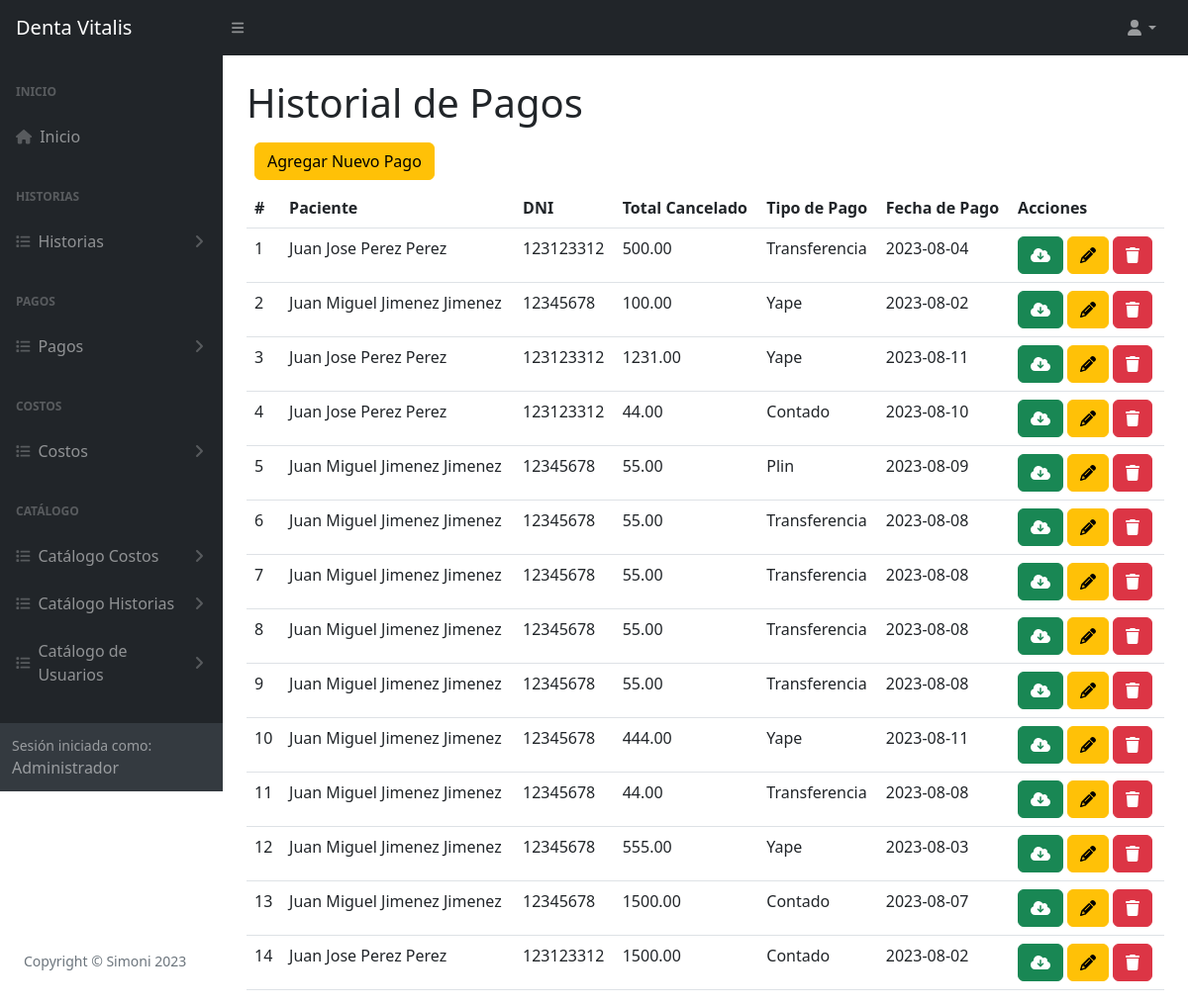
The app's page /historialPagos (signed in) with its own data.
### tables this page shows
CREATE TABLE `tba_pago`  (
  `IdPago` int NOT NULL AUTO_INCREMENT,
  `IdPaciente` int NOT NULL,
  `IdTipoPago` int NOT NULL,
  `TotalPago` decimal(10, 2) NOT NULL,
  `FechaPago` date NOT NULL,
  `ObservacionPago` varchar(200) NULL DEFAULT NULL,
  `ComprobantePago` varchar(255) NULL DEFAULT NULL,
  `FechaCreacion` datetime NOT NULL,
  `FechaActualizacion` datetime NOT NULL,
  PRIMARY KEY (`IdPago`) USING BTREE,
  INDEX `tba_pago_fkPaciente`(`IdPaciente`) USING BTREE,
  INDEX `tba_pago_fkTipoPago`(`IdTipoPago`) USING BTREE,
  CONSTRAINT `tba_pago_fkPaciente` FOREIGN KEY (`IdPaciente`) REFERENCES `tba_paciente` (`IdPaciente`) ON DELETE RESTRICT ON UPDATE RESTRICT,
  CONSTRAINT `tba_pago_fkTipoPago` FOREIGN KEY (`IdTipoPago`) REFERENCES `tba_tipodepago` (`IdTipoPago`) ON DELETE RESTRICT ON UPDATE RESTRICT
);

CREATE TABLE `tba_paciente`  (
  `IdPaciente` int NOT NULL AUTO_INCREMENT,
  `NombrePaciente` varchar(100) NOT NULL,
  `ApellidoPaciente` varchar(100) NOT NULL,
  `DNIPaciente` int NOT NULL,
  `SexoPaciente` varchar(12) NULL DEFAULT NULL,
  `EdadPaciente` varchar(11) NULL DEFAULT NULL,
  `FechaNacimiento` date NULL DEFAULT NULL,
  `CelularPaciente` varchar(11) NOT NULL,
  `DomicilioPaciente` varchar(255) NULL DEFAULT NULL,
  `LugarProcedencia` varchar(100) NULL DEFAULT NULL,
  `LugarNacimiento` varchar(80) NULL DEFAULT NULL,
  `GradoInstruccion` varchar(20) NULL DEFAULT NULL,
  `RazaPaciente` varchar(20) NULL DEFAULT NULL,
  `OcupacionPaciente` varchar(20) NULL DEFAULT NULL,
  `ReligionPaciente` varchar(20) NULL DEFAULT NULL,
  `EstadoCivil` varchar(20) NULL DEFAULT NULL,
  `NumeroContactoPaciente` varchar(11) NULL DEFAULT NULL,
  `NombreContactoPaciente` varchar(100) NULL DEFAULT NULL,
  `UsuarioCreado` int NOT NULL,
  `UsuarioActualiza` int NOT NULL,
  `FechaCreacion` datetime NOT NULL,
  `FechaActualizacion` datetime NOT NULL,
  PRIMARY KEY (`IdPaciente`) USING BTREE
);

CREATE TABLE `tba_tipodepago`  (
  `IdTipoPago` int NOT NULL AUTO_INCREMENT,
  `DescripcionTipo` varchar(30) NOT NULL,
  PRIMARY KEY (`IdTipoPago`) USING BTREE
);

### controller/plantilla.controller.php (called while the page is built)
<?php
class ControllerPlantilla
{
  static public function ctrPlantilla()
  {
    include "view/plantilla.php";
  }
}

### index.php (called while the page is built, shortened)
<?php
require_once "controller/plantilla.controller.php";
require_once "controller/pagos.controller.php";
require_once "model/pagos.model.php";
$plantilla = new ControllerPlantilla();
$plantilla -> ctrPlantilla();

### controller/pagos.controller.php (called while the page is built, shortened)
<?php
class ControllerPagos
{
  public static function ctrMostrarTodosLosPagos()
  {
    $tabla = "tba_pago";
    $listaPagos = ModelPagos::mdlMostrarTodosLosPagos($tabla);
    return $listaPagos;
  }
}

### model/conexion.php (called while the page is built)
<?php
class Conexion
{
  static public function conn()
  {
    $link = new PDO("mysql:host=localhost;dbname=db_dentavitalis","root","");
		$link->exec("set names utf8");
		return $link;
  }
}

### model/pagos.model.php (called while the page is built, shortened)
<?php
require_once "conexion.php";
class ModelPagos
{
  public static function mdlMostrarTodosLosPagos($tabla)
  {
    $statement = Conexion::conn()->prepare("SELECT tba_pago.IdPago, tba_pago.IdPaciente, tba_pago.IdTipoPago, tba_pago.TotalPago, tba_pago.FechaPago, tba_tipodepago.DescripcionTipo, tba_paciente.NombrePaciente, tba_paciente.ApellidoPaciente, tba_paciente.DNIPaciente FROM $tabla INNER JOIN tba_tipodepago ON tba_pago.IdTipoPago = tba_tipodepago.IdTipoPago INNER JOIN tba_paciente ON tba_pago.IdPaciente = tba_paciente.IdPaciente ORDER BY IdPago DESC");
    $statement -> execute();
    return $statement -> fetchAll();
  }
}

### view/modules/historialPagos.php (the view, shortened to what this page needs)
</div>
        </div>
        <div class="sb-sidenav-footer">
          <div class="small">Sesión iniciada como:</div>
          <?php echo $_SESSION["nombreUsuario"] ?>
        </div>
      </nav>
    </div>
    <div id="layoutSidenav_content">
      <main class="bg">
        <div class="container-fluid px-4">
          <h1 class="mt-4">Historial de Pagos</h1>
          <div class="d-inline-flex m-2">
          <button type="button" class="btn btn-warning" data-bs-toggle="modal" data-bs-target="#modalAgregarPago">
              Agregar Nuevo Pago
            </button>
          </div>
          <div class="card-body">
            <table id="datatablesSimple" class="data-table-AllCostos table">
              <thead>
                <tr>
                  <th>#</th>
                  <th>Paciente</th>
                  <th>DNI</th>
                  <th>Total Cancelado</th>
                  <th>Tipo de Pago</th>
                  <th>Fecha de Pago</th>
                  <th>Acciones</th>
                </tr>
              </thead>
              <tbody>
                <?php
                  $listaPagos = ControllerPagos::ctrMostrarTodosLosPagos();
                  foreach($listaPagos as $key => $value)
                  {
                    echo
                    '<tr>
                      <td>'.($key + 1).'</td>
                      <td>'.$value["NombrePaciente"].' '.$value["ApellidoPaciente"].'</td>
                      <td>'.$value["DNIPaciente"].'</td>
                      <td>'.$value["TotalPago"].'</td>
                      <td>'.$value["DescripcionTipo"].'</td>
                      <td>'.$value["FechaPago"].'</td>
                      <td>
                        <button class="btn btn-success btnDescargarPago" id="btnDescargarPago" codPago="'.$value["IdPago"].'"><i class="fa-solid fa fa-cloud-download"></i></button>
                        <button class="btn btn-warning btnEditarPago" id="btnEditarPago" codPago="'.$value["IdPago"].'" data-bs-toggle="modal" data-bs-target="#modalEditarPago"><i class="fa-solid fa-pencil"></i></button>
                        <button class="btn btn-danger btnEliminarPago" codPago="'.$value["IdPago"].'"><i class="fa-solid fa-trash"></i></button>
                      </td>
                    </tr>';
                  }
                ?>
              </tbody>
            </table>
          </div>
        </div>
      </main>
    </div>
  </div>

### records on screen
tba_pago: IdPaciente.NombrePaciente "Juan Jose", IdPaciente.ApellidoPaciente "Perez Perez", IdPaciente.DNIPaciente "123123312", TotalPago "500.00", IdTipoPago.DescripcionTipo "Transferencia", FechaPago "2023-08-04"
tba_pago: IdPaciente.NombrePaciente "Juan Miguel", IdPaciente.ApellidoPaciente "Jimenez Jimenez", IdPaciente.DNIPaciente "12345678", TotalPago "100.00", IdTipoPago.DescripcionTipo "Yape", FechaPago "2023-08-02"
tba_pago: IdPaciente.NombrePaciente "Juan Jose", IdPaciente.ApellidoPaciente "Perez Perez", IdPaciente.DNIPaciente "123123312", TotalPago "1231.00", IdTipoPago.DescripcionTipo "Yape", FechaPago "2023-08-11"
tba_pago: IdPaciente.NombrePaciente "Juan Jose", IdPaciente.ApellidoPaciente "Perez Perez", IdPaciente.DNIPaciente "123123312", TotalPago "44.00", IdTipoPago.DescripcionTipo "Contado", FechaPago "2023-08-10"
tba_pago: IdPaciente.NombrePaciente "Juan Miguel", IdPaciente.ApellidoPaciente "Jimenez Jimenez", IdPaciente.DNIPaciente "12345678", TotalPago "55.00", IdTipoPago.DescripcionTipo "Plin", FechaPago "2023-08-09"
tba_pago: IdPaciente.NombrePaciente "Juan Miguel", IdPaciente.ApellidoPaciente "Jimenez Jimenez", IdPaciente.DNIPaciente "12345678", TotalPago "55.00", IdTipoPago.DescripcionTipo "Transferencia", FechaPago "2023-08-08"
tba_pago: IdPaciente.NombrePaciente "Juan Miguel", IdPaciente.ApellidoPaciente "Jimenez Jimenez", IdPaciente.DNIPaciente "12345678", TotalPago "55.00", IdTipoPago.DescripcionTipo "Transferencia", FechaPago "2023-08-08"
tba_pago: IdPaciente.NombrePaciente "Juan Miguel", IdPaciente.ApellidoPaciente "Jimenez Jimenez", IdPaciente.DNIPaciente "12345678", TotalPago "55.00", IdTipoPago.DescripcionTipo "Transferencia", FechaPago "2023-08-08"
tba_pago: IdPaciente.NombrePaciente "Juan Miguel", IdPaciente.ApellidoPaciente "Jimenez Jimenez", IdPaciente.DNIPaciente "12345678", TotalPago "55.00", IdTipoPago.DescripcionTipo "Transferencia", FechaPago "2023-08-08"
tba_pago: IdPaciente.NombrePaciente "Juan Miguel", IdPaciente.ApellidoPaciente "Jimenez Jimenez", IdPaciente.DNIPaciente "12345678", TotalPago "444.00", IdTipoPago.DescripcionTipo "Yape", FechaPago "2023-08-11"
tba_pago: IdPaciente.NombrePaciente "Juan Miguel", IdPaciente.ApellidoPaciente "Jimenez Jimenez", IdPaciente.DNIPaciente "12345678", TotalPago "44.00", IdTipoPago.DescripcionTipo "Transferencia", FechaPago "2023-08-08"
tba_pago: IdPaciente.NombrePaciente "Juan Miguel", IdPaciente.ApellidoPaciente "Jimenez Jimenez", IdPaciente.DNIPaciente "12345678", TotalPago "555.00", IdTipoPago.DescripcionTipo "Yape", FechaPago "2023-08-03"
tba_pago: IdPaciente.NombrePaciente "Juan Miguel", IdPaciente.ApellidoPaciente "Jimenez Jimenez", IdPaciente.DNIPaciente "12345678", TotalPago "1500.00", IdTipoPago.DescripcionTipo "Contado", FechaPago "2023-08-07"
tba_pago: IdPaciente.NombrePaciente "Juan Jose", IdPaciente.ApellidoPaciente "Perez Perez", IdPaciente.DNIPaciente "123123312", TotalPago "1500.00", IdTipoPago.DescripcionTipo "Contado", FechaPago "2023-08-02"

### other values on screen
$_SESSION["nombreUsuario"] "Administrador"
